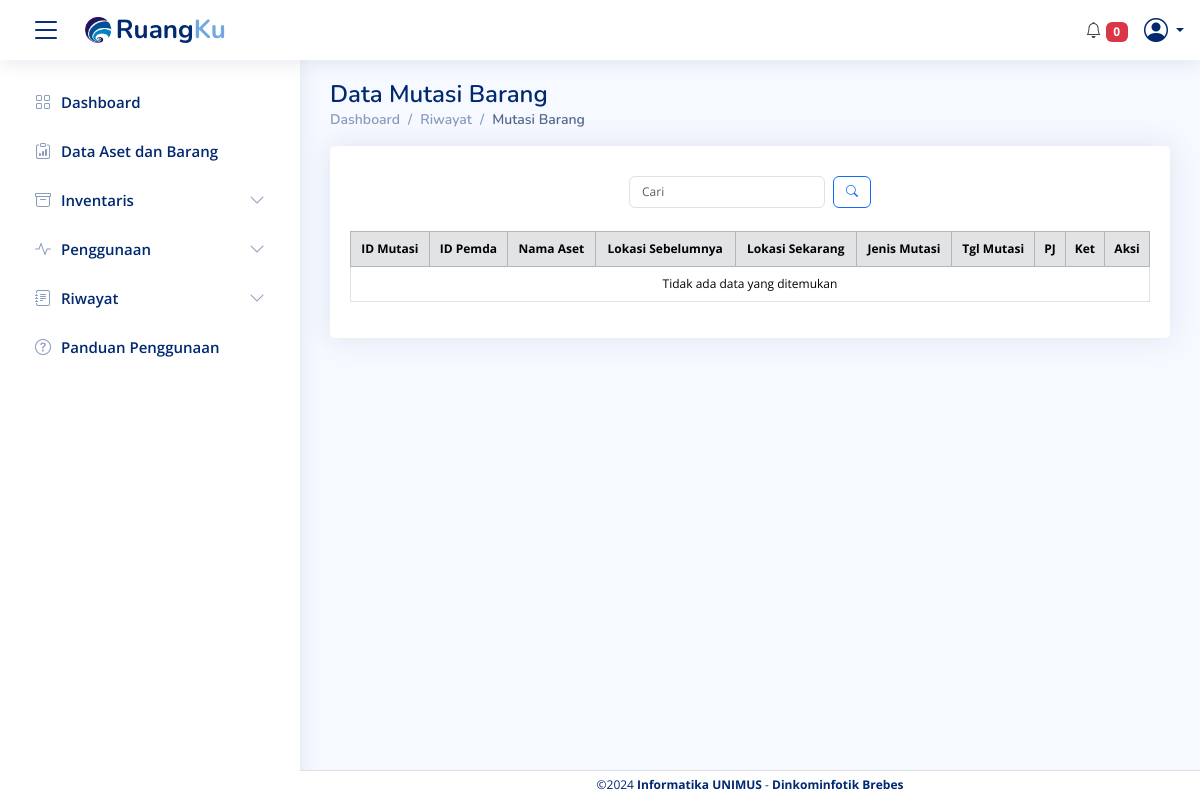
/Data_mutasi_barang.php, run on an earlier commit of the app's database.
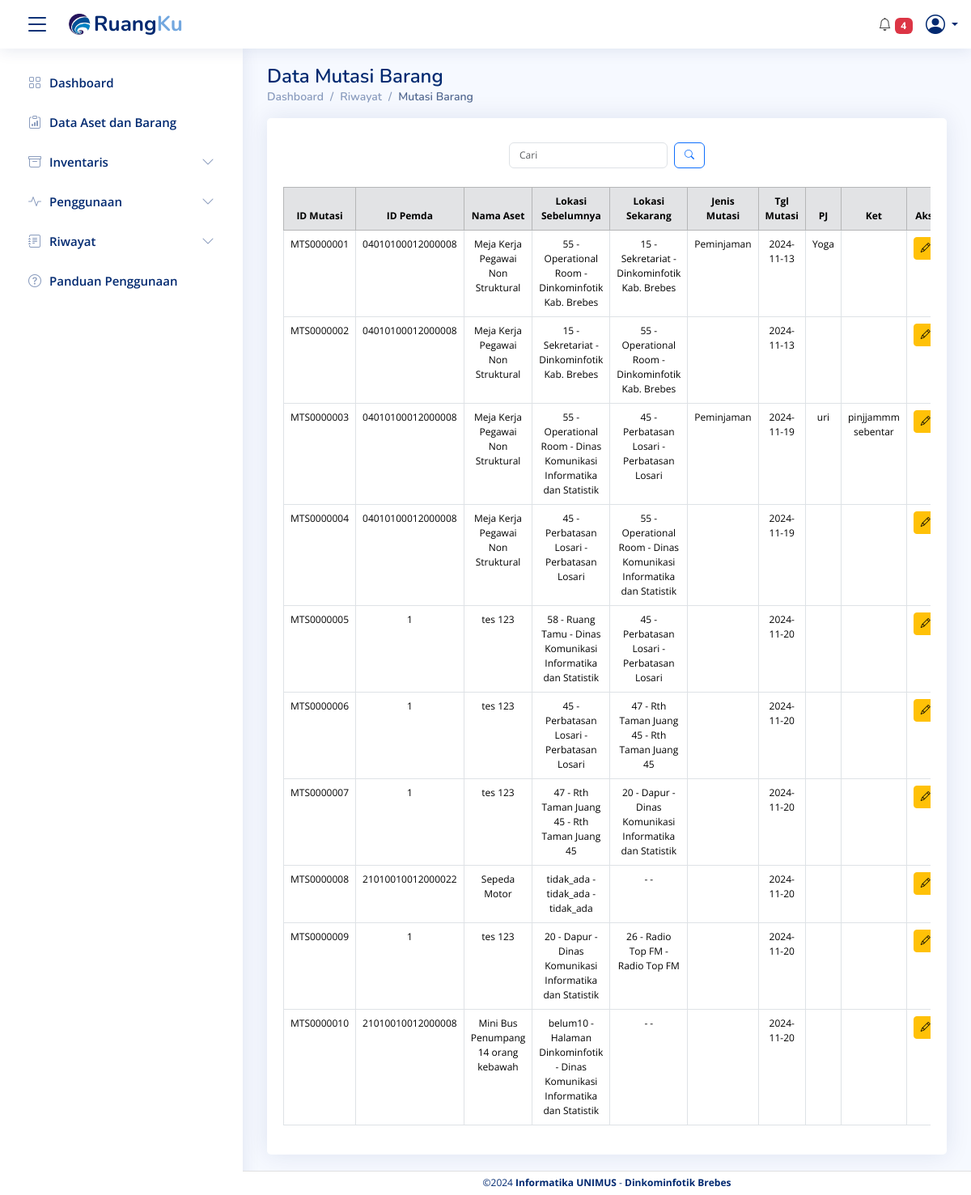
And on a later commit of the database.
### tables this page shows
CREATE TABLE `mutasi_barang` (
  `id_mutasi` varchar(50) NOT NULL,
  `id_barang_pemda` varchar(50) DEFAULT NULL,
  `ruang_asal` varchar(100) NOT NULL,
  `ruang_tujuan` varchar(100) NOT NULL,
  `tgl_mutasi` date DEFAULT NULL,
  `penanggungjawab` varchar(100) DEFAULT NULL,
  `kode_barang` varchar(50) DEFAULT NULL,
  `nama_barang` varchar(100) DEFAULT NULL,
  `jenis_mutasi` varchar(100) DEFAULT NULL,
  `keterangan` text
);

### proses/kendaraan/get_data_kendaraan.php (called while the page is built, shortened)
<?php
include('koneksi/koneksi.php');
$query_unpaid_tax = "SELECT * FROM data_barang WHERE kategori = 'Barang Bergerak (Kendaraan)' AND status_stnk = 'Belum Lunas'";
$result_unpaid_tax = mysqli_query($conn, $query_unpaid_tax);
$unpaid_tax_vehicles = [];
while ($row = mysqli_fetch_assoc($result_unpaid_tax)) {
    $unpaid_tax_vehicles[] = $row;
}
$count_unpaid_tax = count($unpaid_tax_vehicles);
$query_unpaid_tax2 = "SELECT * FROM data_barang WHERE kategori = 'Barang Bergerak (Kendaraan)' AND status_no_polisi = 'Tidak aktif'";
$result_unpaid_tax2 = mysqli_query($conn, $query_unpaid_tax2);
$unpaid_tax_vehicles2 = [];
while ($row = mysqli_fetch_assoc($result_unpaid_tax2)) {
    $unpaid_tax_vehicles2[] = $row;
}
$count_unpaid_tax2 = count($unpaid_tax_vehicles2);
?>

### Data_mutasi_barang.php (the view, shortened to what this page needs)
<?php
include("component/header.php");
include("koneksi/koneksi.php");
$limit = isset($_GET['limit']) ? max(1, (int)$_GET['limit']) : 10;
$page = isset($_GET['page']) ? max(1, (int)$_GET['page']) : 1;
$start = ($page - 1) * $limit;
$search_query = "";
$search_params = [];
$param_types = "";
$sql = "SELECT * FROM mutasi_barang $search_query LIMIT ?, ?";
$search_params[] = $start;
$search_params[] = $limit;
$param_types .= "ii";
$stmt = mysqli_prepare($conn, $sql);
if ($param_types) {
  mysqli_stmt_bind_param($stmt, $param_types, ...$search_params);
}
mysqli_stmt_execute($stmt);
$result = mysqli_stmt_get_result($stmt);
?>
<main id="main" class="main">
  <div class="pagetitle">
    <h1>Data Mutasi Barang</h1>
    <nav>
      <ol class="breadcrumb">
        <li class="breadcrumb-item"><a href="home.php">Dashboard</a></li>
        <li class="breadcrumb-item">Riwayat</li>
        <li class="breadcrumb-item active">Mutasi Barang</li>
      </ol>
    </nav>
  </div>
  <div class="card">
    <div class="card-body" style="padding-top: 30px;">
      <div class="d-flex justify-content-between align-items-center mb-2">
        <div class="flex-grow-1 d-flex justify-content-center">
          <div class="search-bar position-relative">
            <form class="search-form d-flex align-items-center" method="GET" action="">
              <input type="text" id="search-input" name="query" placeholder="Cari" class="form-control pe-5" value="<?= isset($_GET['query']) ? htmlspecialchars($_GET['query']) : ''; ?>" oninput="toggleClearButton()">
              <button type="submit" title="Cari" class="btn btn-outline-primary ms-2">
                <i class="bi bi-search"></i>
              </button>
            </form>
          </div>
        </div>
      </div>
      <div class="table-responsive" style="padding-top: 15px;">
        <table class="table table-bordered" style="font-size: 12px;">
          <thead class="table-secondary text-center">
            <tr>
              <th>ID Mutasi</th>
              <th>ID Pemda</th>
              <th>Nama Aset</th>
              <th>Lokasi Sebelumnya</th>
              <th>Lokasi Sekarang</th>
              <th>Jenis Mutasi</th>
              <th>Tgl Mutasi</th>
              <th>PJ</th>
              <th>Ket</th>
              <th>Aksi</th>
            </tr>
          </thead>
          <tbody>
            <?php if (mysqli_num_rows($result) > 0) : ?>
              <?php while ($row = mysqli_fetch_assoc($result)) : ?>
                <tr class="text-center">
                  <td><?= $row['id_mutasi'] ?></td>
                  <td><?= $row['id_barang_pemda'] ?></td>
                  <td><?= $row['nama_barang'] ?></td>
                  <td><?= $row['ruang_asal'] ?></td>
                  <td><?= $row['ruang_tujuan'] ?></td>
                  <td><?= $row['jenis_mutasi'] ?></td>
                  <td><?= $row['tgl_mutasi'] ?></td>
                  <td><?= $row['penanggungjawab'] ?></td>
                  <td><?= $row['keterangan'] ?></td>
                  <td><a href="frm_edit_mutasi.php?id_mutasi=<?= $row['id_mutasi'] ?>" class="btn btn-warning btn-sm"><i class="bi bi-pencil"></i></a></td>
                </tr>
              <?php endwhile; ?>
            <?php else : ?>
              <tr>
                <td colspan="10" class="text-center">Tidak ada data yang ditemukan</td>
              </tr>
            <?php endif; ?>
          </tbody>
        </table>
      </div>
    </div>
  </div>
</main>
<?php include("component/footer.php"); ?>

### component/header.php (shortened to what this page needs)
<?php
include("proses/kendaraan/get_data_kendaraan.php");
$nama_admin = $_SESSION['nama_admin'];
$foto_admin = $_SESSION['foto_admin'];
?>
<!DOCTYPE html>
<html lang="en">
<head>
  <link rel="stylesheet" href="https://cdn.jsdelivr.net/npm/notiflix/dist/notiflix-3.2.6.min.css" />
  <link href="https://cdn.jsdelivr.net/npm/bootstrap@5.3.0/dist/css/bootstrap.min.css" rel="stylesheet">
  <link href="vendor/bootstrap/css/bootstrap.min.css" rel="stylesheet">
  <link href="vendor/bootstrap-icons/bootstrap-icons.css" rel="stylesheet">
  <link href="vendor/boxicons/css/boxicons.min.css" rel="stylesheet">
  <link href="vendor/quill/quill.snow.css" rel="stylesheet">
  <link href="vendor/quill/quill.bubble.css" rel="stylesheet">
  <link href="vendor/remixicon/remixicon.css" rel="stylesheet">
  <link href="vendor/simple-datatables/style.css" rel="stylesheet">
  <link href="https://cdn.jsdelivr.net/npm/bootstrap@5.3.2/dist/css/bootstrap.min.css" rel="stylesheet">
  <link href="css/style.css" rel="stylesheet">
  <link href="css/kita.css" rel="stylesheet">
  <link rel="stylesheet" href="https://cdn.jsdelivr.net/npm/sweetalert2@11/dist/sweetalert2.min.css">
</head>
<body>
<header id="header" class="header fixed-top d-flex align-items-center">
  <div class="d-flex align-items-center justify-content-between">
    <i class="bi bi-list toggle-sidebar-btn"></i>
    <a href="#" class="logo d-flex align-items-center" style="margin-left: 20px;">
      <img src="images/logo.png" alt="" style="width:auto; height:40px;">
      <span class="d-inline-block">Ruang<span style="color: #72a7df;">Ku</span></span>
    </a>
  </div>
  <nav class="header-nav ms-auto">
    <ul class="d-flex align-items-center">
      <li class="nav-item dropdown pe-3">
        <a class="nav-link" href="#" id="notificationIcon" data-bs-toggle="dropdown" aria-expanded="false">
          <i class="bi bi-bell"></i>
          <span class="badge bg-danger" id="notificationCount">
            <?php echo $count_unpaid_tax + $count_unpaid_tax2; ?>
          </span>
        </a>
      </li>
      <li class="nav-item dropdown pe-3">
        <a class="nav-link nav-profile d-flex align-items-center pe-0" href="#" data-bs-toggle="dropdown">
          <?php if (empty($foto_admin)) : ?>
            <i class="bi bi-person-circle rounded-circle" style="font-size: 24px;"></i>
          <?php else : ?>
            <img src="images/<?php echo $foto_admin; ?>" alt="Profile" class="rounded-circle">
          <?php endif; ?>
          <span class="d-none d-md-block dropdown-toggle ps-2"><?php echo $nama_admin; ?></span>
        </a>
      </li>
    </ul>
  </nav>
</header>
  <aside id="sidebar" class="sidebar">
    <ul class="sidebar-nav" id="sidebar-nav">
      <li class="nav-item">
        <a class="nav-link collapsed" href="home.php">
          <i class="bi bi-grid"></i>
          <span>Dashboard</span>
        </a>
      </li>
      <li class="nav-item">
        <a class="nav-link collapsed" href="Data_barang.php">
          <i class="bi bi-clipboard-data"></i>
          <span>Data Aset dan Barang</span>
        </a>
      </li>
      <li class="nav-item">
        <a class="nav-link collapsed" data-bs-target="#jadwal-nav" data-bs-toggle="collapse" href="#">
          <i class="bi bi-archive"></i><span>Inventaris</span><i class="bi bi-chevron-down ms-auto"></i>
        </a>
      </li>
      <li class="nav-item">
        <a class="nav-link collapsed" data-bs-target="#barang-nav" data-bs-toggle="collapse" href="#">
          <i class="bi bi-activity"></i><span>Penggunaan</span><i class="bi bi-chevron-down ms-auto"></i>
        </a>
      </li>
      <li class="nav-item">
        <a class="nav-link collapsed" data-bs-target="#report-nav" data-bs-toggle="collapse" href="#">
          <i class="bi bi-journal-text"></i><span>Riwayat</span><i class="bi bi-chevron-down ms-auto"></i>
        </a>
      </li>
      <li class="nav-item">
        <a class="nav-link collapsed" href="panduan_umum.php">
          <i class="bi bi-question-circle"></i>
          <span>Panduan Penggunaan</span>
        </a>
      </li>
    </ul>
  </aside>
</body>
</html>

### component/footer.php (shortened to what this page needs)
<!DOCTYPE html>
<html lang="en">
<head>
  <link href="https://cdn.jsdelivr.net/npm/bootstrap@5.3.0/dist/css/bootstrap.min.css" rel="stylesheet">
  <link href="vendor/bootstrap/css/bootstrap.min.css" rel="stylesheet">
  <link href="vendor/bootstrap-icons/bootstrap-icons.css" rel="stylesheet">
  <link href="vendor/boxicons/css/boxicons.min.css" rel="stylesheet">
  <link href="vendor/quill/quill.snow.css" rel="stylesheet">
  <link href="vendor/quill/quill.bubble.css" rel="stylesheet">
  <link href="vendor/remixicon/remixicon.css" rel="stylesheet">
  <link href="vendor/simple-datatables/style.css" rel="stylesheet">
  <link href="https://cdn.jsdelivr.net/npm/bootstrap@5.3.2/dist/css/bootstrap.min.css" rel="stylesheet">
  <link href="css/style.css" rel="stylesheet">
  <link href="css/kita.css" rel="stylesheet">
  <link href="https://cdn.jsdelivr.net/npm/sweetalert2@11/dist/sweetalert2.min.css" rel="stylesheet">
</head>
<body>
  <footer id="footer" class="footerkita fixed-bottom">
    <div class="copyright">
      &copy;2024 <strong><span>Informatika UNIMUS</span></strong><span> - </span><strong><span>Dinkominfotik Brebes</span></strong>
    </div>
  </footer>
</body>
</html>

### css/style.css (style rules this page uses)
:root { scroll-behavior: smooth; }
body { font-family: "Open Sans", sans-serif; background: #f6f9ff; color: #444444; }
a { color: #4154f1; text-decoration: none; }
h1, h2, h3, h4, h5, h6 { font-family: "Nunito", sans-serif; }
#main { margin-top: 60px; padding: 20px 30px; transition: all 0.3s; }
.pagetitle { margin-bottom: 10px; }
.pagetitle h1 { font-size: 24px; margin-bottom: 0; font-weight: 600; color: #012970; }
.card { margin-bottom: 30px; border: none; border-radius: 5px; box-shadow: 0px 0 30px rgba(1, 41, 112, 0.1); }
.card-body { padding: 0 20px 20px 20px; }
.breadcrumb { font-size: 14px; font-family: "Nunito", sans-serif; color: #899bbd; font-weight: 600; }
.breadcrumb a { color: #899bbd; transition: 0.3s; }
.breadcrumb .breadcrumb-item::before { color: #899bbd; }
.breadcrumb .active { color: #51678f; font-weight: 600; }
.logo { line-height: 1; }
@media (min-width: 1200px) { .logo { width: 280px; } }
.logo img { max-height: 26px; margin-right: 2px; }
.logo span { font-size: 26px; font-weight: 700; color: #012970; font-family: "Nunito", sans-serif; }
.header { transition: all 0.5s; z-index: 997; height: 60px; box-shadow: 0px 2px 20px rgba(1, 41, 112, 0.1); background-color: #fff; padding-left: 20px; }
.header .toggle-sidebar-btn { font-size: 32px; padding-left: 10px; cursor: pointer; color: #012970; }
.header-nav ul { list-style: none; }
.header-nav>ul { margin: 0; padding: 0; }
.header-nav .nav-profile { color: #012970; }
.header-nav .nav-profile span { font-size: 14px; font-weight: 600; }
.sidebar { position: fixed; top: 60px; left: 0; bottom: 0; width: 300px; z-index: 996; transition: all 0.3s; padding: 20px; overflow-y: auto; scrollbar-width: thin; scrollbar-color: #aab7cf transparent; box-shadow: 0px 0px 20px rgba(1, 41, 112, 0.1); background-color: #fff; }
@media (min-width: 1200px) { #main, #footer { margin-left: 300px; } }
.sidebar-nav { padding: 0; margin: 0; list-style: none; }
.sidebar-nav li { padding: 0; margin: 0; list-style: none; }
.sidebar-nav .nav-item { margin-bottom: 5px; }
.sidebar-nav .nav-link { display: flex; align-items: center; font-size: 15px; font-weight: 600; color: #4154f1; transition: 0.3; background: #f6f9ff; padding: 10px 15px; border-radius: 4px; }
.sidebar-nav .nav-link i { font-size: 16px; margin-right: 10px; color: #4154f1; }
.sidebar-nav .nav-link.collapsed { color: #012970; background: #fff; }
.sidebar-nav .nav-link.collapsed i { color: #899bbd; }
.sidebar-nav .nav-link .bi-chevron-down { margin-right: 0; transition: transform 0.2s ease-in-out; }

### css/kita.css (style rules this page uses)
.card { margin-bottom: 30px; border: none; border-radius: 5px; box-shadow: 0px 0 30px rgba(1, 41, 112, 0.1); }
.footerkita { height:30px; padding: 5px 0; font-size: 12px; transition: all 0.3s; border-top: 1px solid #e0e0e0; background-color:white; }
.footerkita .copyright { text-align: center; color: #012970; }

### component/header.php (style rules this page uses)
.card-body * { font-size: 12px !important; }

What changed in the data, as far as the page shows it:
added mutasi_barang: id_mutasi "MTS0000001", id_barang_pemda "04010100012000008", nama_barang "Meja Kerja Pegawai Non Struktural", ruang_asal "55 - Operational Room - Dinkominfotik Kab. Brebes", ruang_tujuan "15 - Sekretariat - Dinkominfotik Kab. Brebes", jenis_mutasi "Peminjaman", tgl_mutasi "2024-11-13", penanggungjawab "Yoga"
added mutasi_barang: id_mutasi "MTS0000002", id_barang_pemda "04010100012000008", nama_barang "Meja Kerja Pegawai Non Struktural", ruang_asal "15 - Sekretariat - Dinkominfotik Kab. Brebes", ruang_tujuan "55 - Operational Room - Dinkominfotik Kab. Brebes", tgl_mutasi "2024-11-13"
added mutasi_barang: id_mutasi "MTS0000003", id_barang_pemda "04010100012000008", nama_barang "Meja Kerja Pegawai Non Struktural", ruang_asal "55 - Operational Room - Dinas Komunikasi Informatika dan Statistik", ruang_tujuan "45 - Perbatasan Losari - Perbatasan Losari", jenis_mutasi "Peminjaman", tgl_mutasi "2024-11-19", penanggungjawab "uri", keterangan "pinjjammm sebentar"
added mutasi_barang: id_mutasi "MTS0000004", id_barang_pemda "04010100012000008", nama_barang "Meja Kerja Pegawai Non Struktural", ruang_asal "45 - Perbatasan Losari - Perbatasan Losari", ruang_tujuan "55 - Operational Room - Dinas Komunikasi Informatika dan Statistik", tgl_mutasi "2024-11-19"
added mutasi_barang: id_mutasi "MTS0000005", id_barang_pemda "1", nama_barang "tes 123", ruang_asal "58 - Ruang Tamu - Dinas Komunikasi Informatika dan Statistik", ruang_tujuan "45 - Perbatasan Losari - Perbatasan Losari", tgl_mutasi "2024-11-20"
added mutasi_barang: id_mutasi "MTS0000006", id_barang_pemda "1", nama_barang "tes 123", ruang_asal "45 - Perbatasan Losari - Perbatasan Losari", ruang_tujuan "47 - Rth Taman Juang 45 - Rth Taman Juang 45", tgl_mutasi "2024-11-20"
added mutasi_barang: id_mutasi "MTS0000007", id_barang_pemda "1", nama_barang "tes 123", ruang_asal "47 - Rth Taman Juang 45 - Rth Taman Juang 45", ruang_tujuan "20 - Dapur - Dinas Komunikasi Informatika dan Statistik", tgl_mutasi "2024-11-20"
added mutasi_barang: id_mutasi "MTS0000008", id_barang_pemda "21010010012000022", nama_barang "Sepeda Motor", ruang_asal "tidak_ada - tidak_ada - tidak_ada", ruang_tujuan "- -", tgl_mutasi "2024-11-20"
added mutasi_barang: id_mutasi "MTS0000009", id_barang_pemda "1", nama_barang "tes 123", ruang_asal "20 - Dapur - Dinas Komunikasi Informatika dan Statistik", ruang_tujuan "26 - Radio Top FM - Radio Top FM", tgl_mutasi "2024-11-20"
added mutasi_barang: id_mutasi "MTS0000010", id_barang_pemda "21010010012000008", nama_barang "Mini Bus Penumpang 14 orang kebawah", ruang_asal "belum10 - Halaman Dinkominfotik - Dinas Komunikasi Informatika dan Statistik", ruang_tujuan "- -", tgl_mutasi "2024-11-20"
Also different on the page:
$count_unpaid_tax + $count_unpaid_tax2: "0" → "4"
text no longer shown: "Tidak ada data yang ditemukan"
